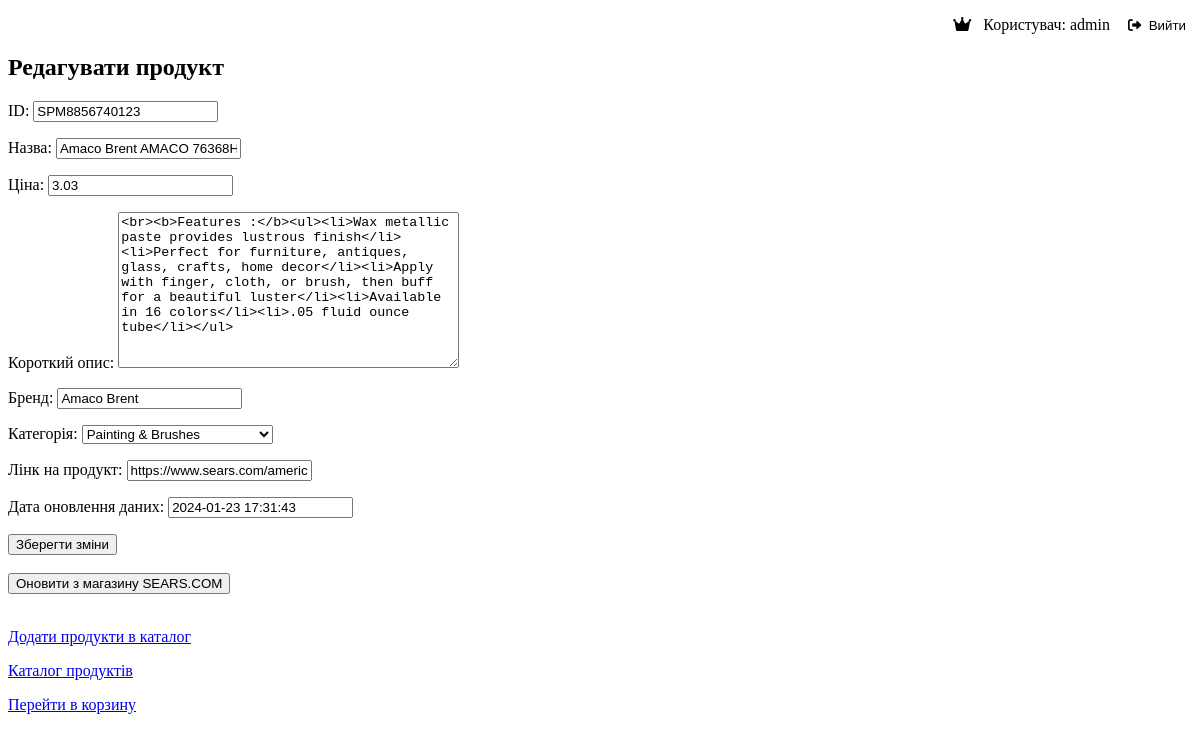
Before: /products/edit/9/ (signed in) with the older database file.
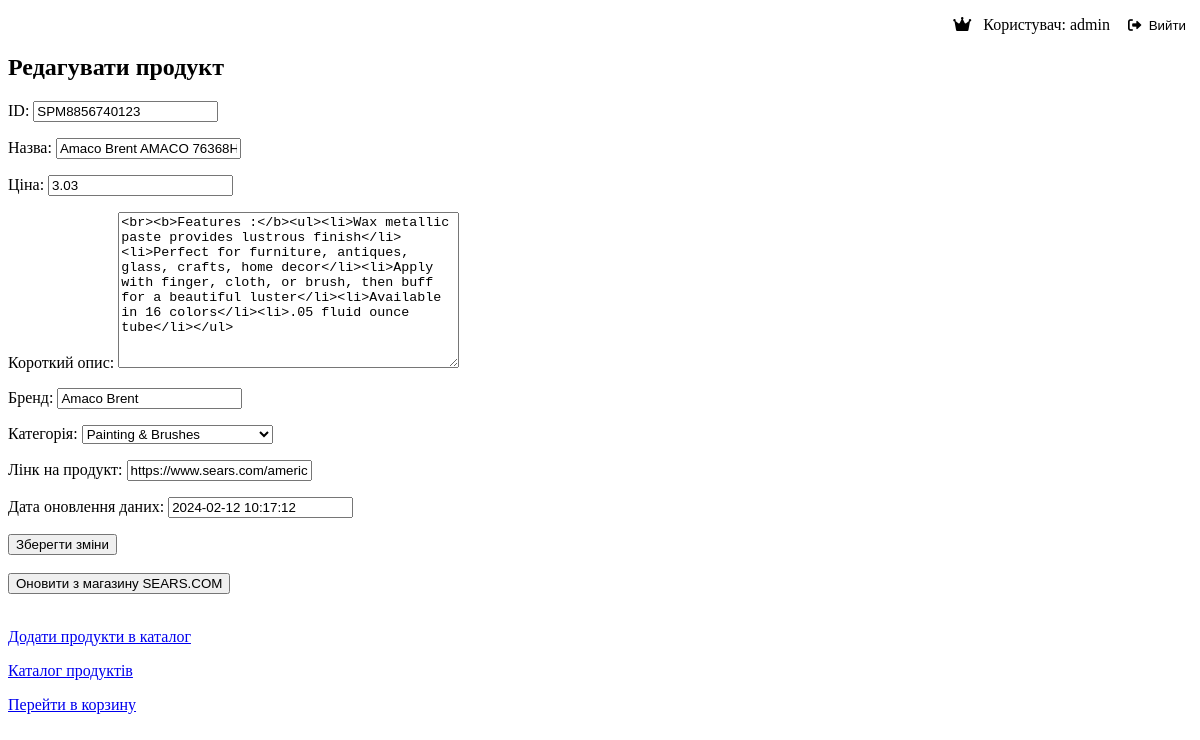
After: the same page with the newer database file.
### products/models.py (models this page shows, shortened)
class Product(models.Model):
    product_id = models.CharField(max_length=50, unique=True, verbose_name='ID')
    name = models.CharField(max_length=255, verbose_name='Назва')
    price = models.DecimalField(max_digits=10, decimal_places=2, verbose_name='Ціна')
    short_description = models.TextField(blank=True, null=True, verbose_name='Короткий опис')
    brand = models.CharField(max_length=100, blank=True, null=True, verbose_name='Бренд')
    category = models.ForeignKey(
        'Category',
        on_delete=models.SET_NULL,
        null=True,
        blank=True,
        related_name='products',
        verbose_name='Категорія')
    link_to_product = models.URLField(max_length=255, verbose_name='Лінк на продукт')
    update_date = models.DateTimeField(verbose_name='Дата оновлення даних')

class Category(models.Model):
    name = models.CharField(max_length=150, verbose_name='Назва категорії')
    def __str__(self):
        return self.name

### products/views.py (the view, shortened to what this page needs)
# urls.py: path("products/edit/<int:pk>/", product_edit, name="product_edit"),
def product_edit(request, pk):
    if request.user and not request.user.is_superuser:
        messages.error(request, 'Доступ до сторінки редагування продуктів мають лише суперюзери.')
        return redirect(reverse('products:products_list'))
    edit_object = get_object_or_404(Product, pk=pk)
    form = ProductForm(instance=edit_object)
    return render(request, 'product_edit.html', {'form': form, 'pk': pk})

### products/forms.py
class ProductForm(forms.ModelForm):
    class Meta:
        model = Product
        fields = ['product_id', 'name', 'price', 'short_description', 'brand', 'category', 'link_to_product',
                  'update_date']

### products/templates/product_edit.html (shortened to what this page needs)
<!DOCTYPE html>
<html>
<head>
    <link rel="stylesheet" href="https://cdnjs.cloudflare.com/ajax/libs/font-awesome/6.0.0/css/all.min.css">
</head>
<body>
{% if request.user.is_authenticated %}
    <p style="text-align: right;">
        {% if request.user.is_superuser %}
            <i class="fas fa-crown"></i>&nbsp;&nbsp;
        {% endif %}
        Користувач: {{ request.user.username }}&nbsp;&nbsp;
        <a href="{% url 'users_accounts:logout' %}">
            <button class="btn btn-outline-secondary ml-auto" type="button">
                <i class="fas fa-sign-out-alt"></i>&nbsp;&nbsp;Вийти
            </button>
        </a>
    </p>
{% endif %}
<h2>Редагувати продукт</h2>
<form method="post" enctype="multipart/form-data">
    {{ form.as_p }}
    <button type="submit">Зберегти зміни</button>
</form>
<br>
<a href="{% url 'products:product_update_from_sears_com' pk=pk %}">
    <button>Оновити з магазину SEARS.COM</button>
</a>
<br><br>
{% if request.user.is_superuser %}
    <p><a href="{% url 'products:product_input' %}">Додати продукти в каталог</a></p>
{% endif %}
<p><a href="{% url 'products:products_list' %}">Каталог продуктів</a></p>
{% if request.user.is_authenticated %}
    <p><a href="{% url 'cart:products_in_cart_list' %}">Перейти в корзину</a></p>
{% endif %}
</body>
</html>

Changed rows visible on the page:
changed Product "SPM8856740123": update_date "2024-01-23 17:31:43" → "2024-02-12 10:17:12"
